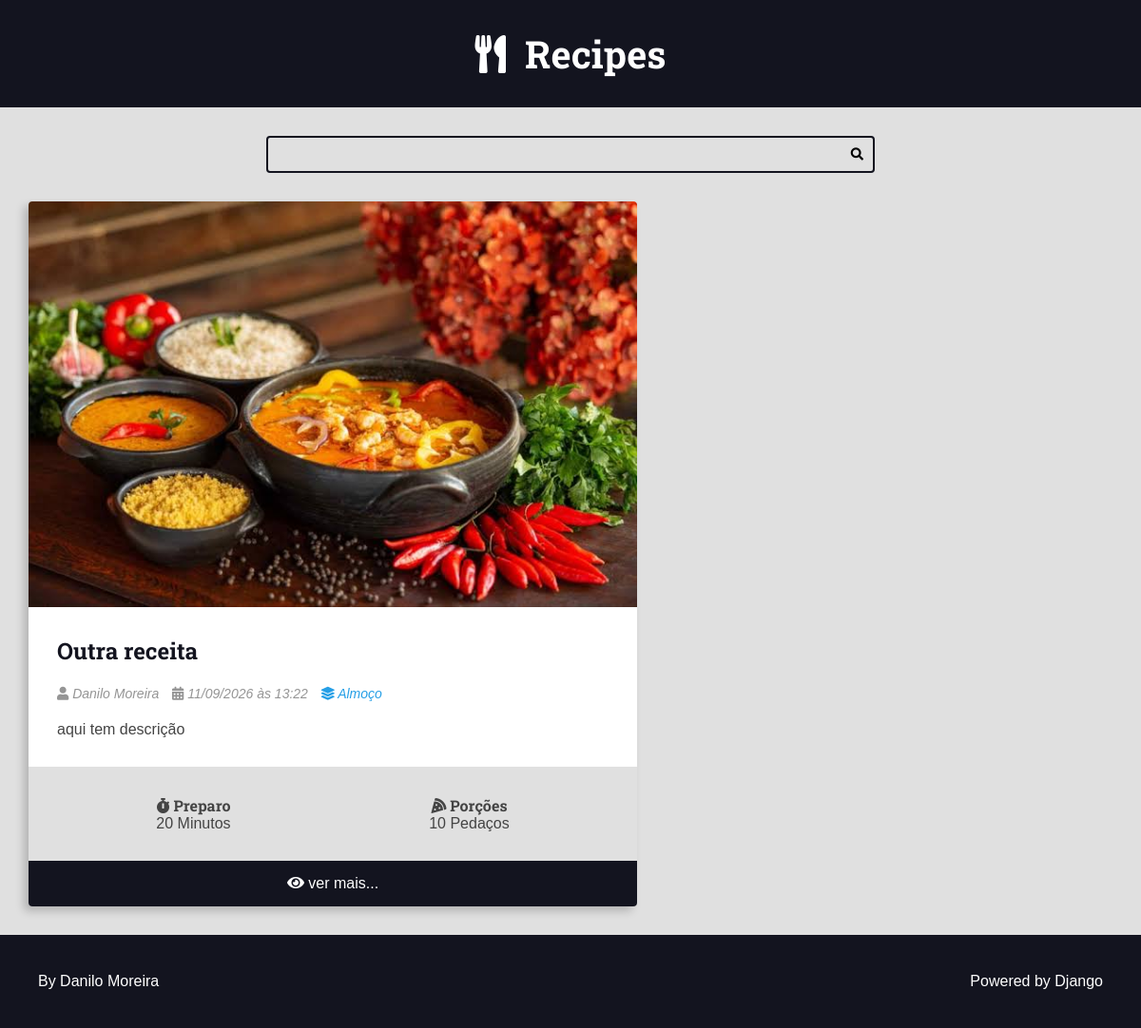
Page /recipes/category/4/ on the committed database.
### recipes/models.py (models this page shows, shortened)
class Recipe(models.Model):
    title = models.CharField(max_length=65)
    description = models.CharField(max_length=165)
    slug = models.SlugField()
    preparation_time = models.IntegerField()
    preparation_time_unit = models.CharField(max_length=65)
    servings = models.IntegerField()
    servings_unit = models.CharField(max_length=65)
    preparation_steps = models.TextField()
    preparation_steps_is_html = models.BooleanField(default=False)
    created_at = models.DateTimeField(auto_now_add=True)
    updated_at = models.DateTimeField(auto_now=True)
    is_published = models.BooleanField(default=False)
    cover = models.ImageField(upload_to='recipes/covers/%Y/%m/%d/', blank=True, default='')
    category = models.ForeignKey(
        Category, on_delete=models.SET_NULL, null=True, blank=True, default=None)
    author = models.ForeignKey(
        User, on_delete=models.SET_NULL, null=True
    )

class Category(models.Model):
    name = models.CharField(max_length=65)

### recipes/views.py (the view)
# urls.py: path('recipes/category/<int:category_id>/',views.category, name="category"),
def category(request, category_id):
    recipes = Recipe.objects.filter(category__id=category_id, is_published=True).order_by('-id')
    return render(request, 'recipes/pages/category.html', context={'recipes': recipes,})

### recipes/templates/recipes/pages/category.html (shortened to what this page needs)
{% extends 'global/base.html' %}
{% block content %}
<div class="main-content main-content-list container">
    {% for recipe in recipes  %}
    {% include 'recipes/partials/recipe.html' %}
    {% endfor %}
</div>
{% endblock content %}

### recipes/templates/recipes/partials/recipe.html (shortened to what this page needs)
<div class="recipe recipe-list-item">
    {% if recipe.cover %}
        <div class="recipe-cover">
            <a href="{% url 'recipes:recipe' recipe.id %}">
                <img src="{{ recipe.cover.url }}" alt="Temporário">
            </a>
        </div>
    {% endif %}
    <div class="recipe-title-container">
        <h2 class="recipe-title">
            <a href="{% url 'recipes:recipe' recipe.id %}">
                {{ recipe.title }}
            </a>
        </h2>
    </div>
    <div class="recipe-author">
        {% if recipe.author is not None%}
            <span class="recipe-author-item">
                <i class="fas fa-user"></i>
                    {% if recipe.author.first_name %}
                        {{ recipe.author.first_name }} {{ recipe.author.last_name }}
                    {% else %}
                        {{ recipe.author.username }}
                    {% endif %}
            </span>
        {% endif %}
        {% if recipe.category is not None %}
            <span class="recipe-author-item">
                <i class="fas fa-calendar-alt"></i>
                {{ recipe.created_at|date:"d/m/Y" }} às {{ recipe.created_at|date:"H:i" }}
            </span>
            <span class="recipe-author-item">
                <a href="{% url 'recipes:category' recipe.category.id %}">
                    <i class="fas fa-layer-group"></i>
                    <span>{{ recipe.category.name }}</span>
                </a>
            </span>
        {% endif %}
    </div>
    <div class="recipe-content">
        <p>{{ recipe.description }}</p>
    </div>
    <div class="recipe-meta-container">
        <div class="recipe-meta recipe-preparation">
            <h3 class="recipe-meta-title"><i class="fas fa-stopwatch"></i> Preparo</h3>
            <div class="recipe-meta-text">
                {{ recipe.preparation_time }} {{ recipe.preparation_time_unit }}
            </div>
        </div>
        <div class="recipe-meta recipe-servings">
            <h3 class="recipe-meta-title"><i class="fas fa-pizza-slice"></i> Porções</h3>
            <div class="recipe-meta-text">
                {{ recipe.servings }} {{ recipe.servings_unit }}
            </div>
        </div>
    </div>
    {% if is_detail_page is not True %}
        <footer class="recipe-footer">
            <a class="recipe-read-more button button-dark button-full-width" href="{% url 'recipes:recipe' recipe.id %}">
                <i class="fas fa-eye"></i>
                <span>ver mais...</span>
            </a>
        </footer>
    {% endif %}
</div>

### recipes/static/recipes/css/styles.css (style rules this page uses)
:root { --color-primary: #269fe6; --color-primary-hover: #2086c2; --color-primary-dark: #13141f; --color-primary-dark-hover: #212336; --color-primary-light: #d4ecfa; --color-primary-light-hover: #bdd8e7; --color-white: #fff; --color-black: #000; --color-dark-text: #444; --color-info-light: #cce5ff; --color-debug-light: #cce5ff; --color-success-light: #d4edda; --color-alert-light: #fff3cd; --color-warning-light: #fff3cd; --color-error-light: #f8d7da; --color-info-dark: #4d86c4; --color-debug-dark: #4d86c4; --color-success-dark: #4a9c5d; --color-alert-dark: #927f40; --color-warning-dark: #927f40; --color-error-dark: #da525d; --color-gray-0: #f9f9f9; --color-gray-1: #e0e0e0; --color-gray-2: #c7c7c7; --color-gray-3: #aeaeae; --color-gray-4: #959595; --color-gray-5: #7d7d7d; --color-gray-6: #646464; --color-gray-7: #4b4b4b; --color-gray-8: #323232; --color-gray-9: #191919; --font-primary: sans-serif; --font-headings: 'Roboto Slab', serif; --spacing-gutter-medium: 3rem; --spacing-gutter-large: 4rem; }
* { padding: 0; margin: 0; box-sizing: border-box; }
html { font-size: 62.5%; }
body { font-size: 1.6rem; font-family: var(--font-primary); background: var(--color-gray-1); color: var(--color-dark-text); }
h1, h2, h3, h4, h5, h6 { font-family: var(--font-headings); }
.container { max-width: 144rem; margin: 0 auto; padding: var(--spacing-gutter-medium); }
.main-content { padding-top: 0; }
.main-content-list { display: grid; grid-template-columns: repeat(auto-fit, minmax(340px, 1fr)); gap: var(--spacing-gutter-large); }
.recipe { background: var(--color-white); box-shadow: -5px 5px 10px rgba(0, 0, 0, 0.2); transform: scale(1); transition: all 300ms ease-in-out; border-radius: 0.4rem; overflow: hidden; }
.recipe img { max-width: 100%; width: 100%; display: block; }
.recipe-list-item { max-width: 64rem; height: fit-content; }
.recipe-title-container { padding: var(--spacing-gutter-medium); padding-bottom: 2rem; }
.recipe-title-container a { text-decoration: none; color: var(--color-primary-dark); }
.recipe-author { padding: 0 var(--spacing-gutter-medium); }
.recipe-content { padding: var(--spacing-gutter-medium); padding-top: 2rem; }
.recipe-author-item { color: var(--color-gray-4); margin-right: 1rem; font-style: italic; font-size: 1.4rem; }
.recipe-author a { color: var(--color-primary); transition: all 300ms ease-in-out; text-decoration: none; }
.recipe-meta-container { display: flex; flex-flow: row wrap; padding: var(--spacing-gutter-medium); background: var(--color-gray-1); }
.recipe-meta { display: flex; flex-flow: column nowrap; flex-shrink: 1; flex-grow: 1; text-align: center; }
.recipe-meta-title { font-size: 1.6rem; }
.recipe-footer a { background: var(--color-primary-dark); display: block; color: var(--color-white); text-decoration: none; text-align: center; padding: 1.5rem var(--spacing-gutter-medium); transition: all 300ms ease-in-out; }

### rows in the picture
Recipe: cover (picture), title "Outra receita", author.first_name "Danilo", author.last_name "Moreira", created_at "11/09/2026", created_at "13:22", category.name "Almoço", description "aqui tem descrição", preparation_time "20", preparation_time_unit "Minutos", servings "10", servings_unit "Pedaços"
